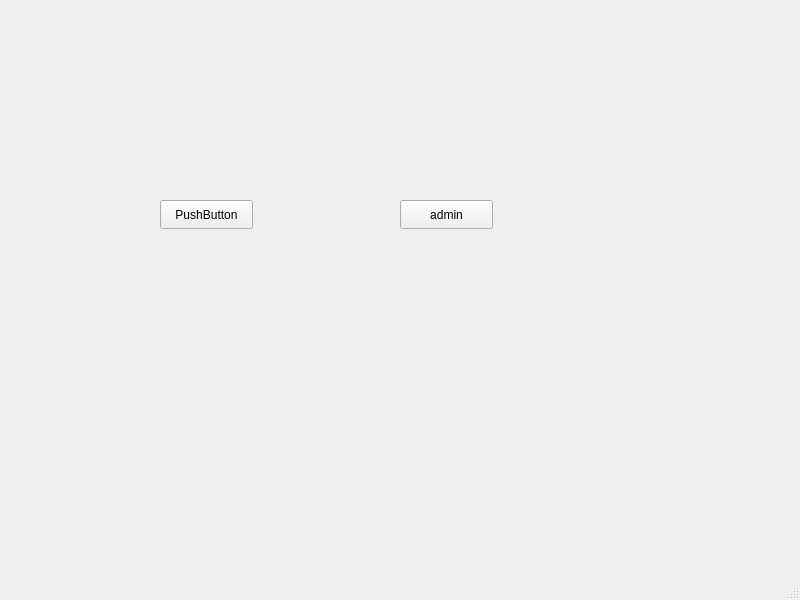
<?xml version="1.0" encoding="UTF-8"?>
<ui version="4.0">
 <class>MainWindow</class>
 <widget class="QMainWindow" name="MainWindow">
  <property name="geometry">
   <rect>
    <x>0</x>
    <y>0</y>
    <width>800</width>
    <height>600</height>
   </rect>
  </property>
  <property name="windowTitle">
   <string>MainWindow</string>
  </property>
  <widget class="QWidget" name="centralwidget">
   <widget class="QPushButton" name="pushButton">
    <property name="geometry">
     <rect>
      <x>160</x>
      <y>200</y>
      <width>93</width>
      <height>29</height>
     </rect>
    </property>
    <property name="text">
     <string>PushButton</string>
    </property>
   </widget>
   <widget class="QPushButton" name="pushButton_2">
    <property name="geometry">
     <rect>
      <x>400</x>
      <y>200</y>
      <width>93</width>
      <height>29</height>
     </rect>
    </property>
    <property name="text">
     <string>admin</string>
    </property>
   </widget>
  </widget>
  <widget class="QMenuBar" name="menubar">
   <property name="geometry">
    <rect>
     <x>0</x>
     <y>0</y>
     <width>800</width>
     <height>26</height>
    </rect>
   </property>
  </widget>
  <widget class="QStatusBar" name="statusbar"/>
 </widget>
 <resources/>
 <connections/>
</ui>
